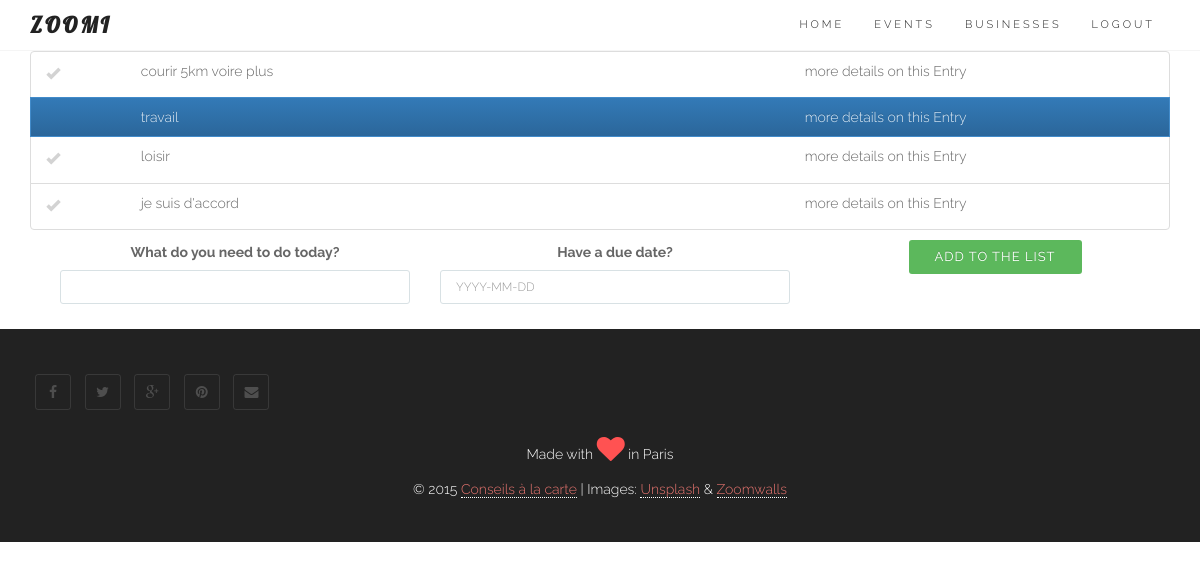
The page /bs/ (signed in) on the database as committed earlier.
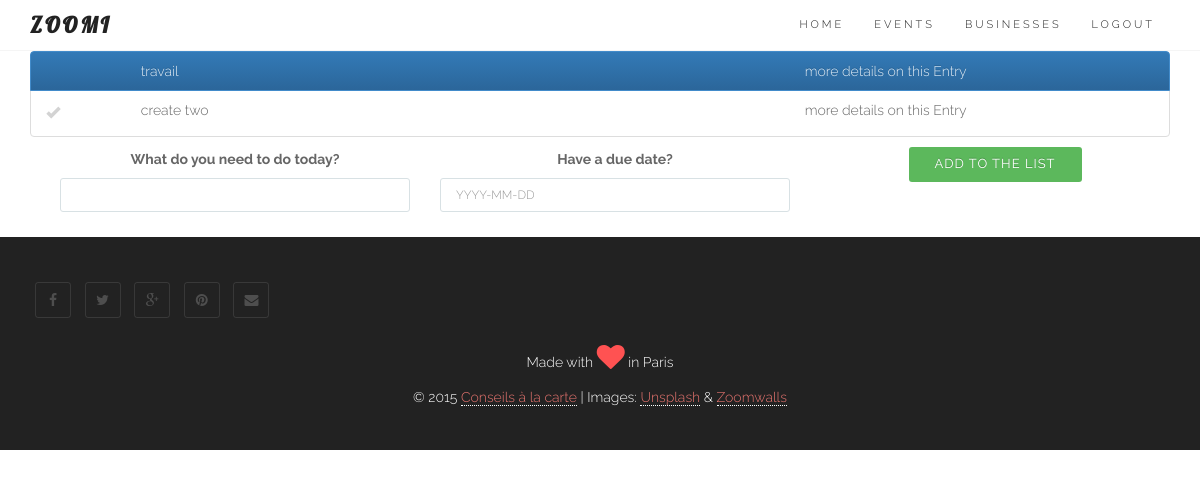
The same page on the database as committed later.
### core/models.py (models this page shows, shortened)
class Entry(models.Model):
	user = models.ForeignKey(User)
	name = models.CharField(max_length=50)
	data = models.CharField(max_length=200, blank=True)
	order = models.IntegerField(default=1000)
	duedate = models.DateField(null=True, blank=True)
	done = models.BooleanField(default=False) # 0 = to do / 1 = completed
	impediment = models.BooleanField(default=False) # 0 = No / 1 = Yes
	transfered = models.BooleanField(default=False) # 0 = No / 1 = Yes = no longer in your List
	assignees = models.ManyToManyField(User, related_name='assignees',blank=True)
	section = models.BooleanField(default=False) # 0 = No / 1 = Yes
	created_at = models.DateTimeField(auto_now_add=True)
	class Meta:
		ordering = ['order']
		verbose_name_plural = "entries"
	def __str__(self):
		return str(self.name)

### core/views.py (the view, shortened to what this page needs)
# urls.py: url(r'^bs/$', login_required(coreviews.EntryListAppendViewBS.as_view()), name='entrylistBS'), # Bootstrap test
class EntryListAppendViewBS(ListAppendView):
	model = coremodels.Entry
	template_name = 'entry/listBS.html'
	context_object_name = 'entry'
	def get_queryset(self):
		return coremodels.Entry.objects.filter(Q(user=self.request.user, transfered=0) | Q(assignees=self.request.user), done=False).order_by('order')

### core/models.py
class EntryCreateForm(ModelForm):
	class Meta:
		model = Entry
		fields = ['name','duedate'] # the form on the homepage
	def __init__(self, *args, **kwargs): # current_business, as parameter (cf Creeam)
		super(EntryCreateForm, self).__init__(*args, **kwargs)
		self.fields['name'].label = "What do you need to do today?"
		self.fields['duedate'].label = "Have a due date?"
		self.fields['duedate'].widget.attrs['placeholder'] = "YYYY-MM-DD"
		self.fields['name'].widget.attrs['autofocus'] = "on"

### core/models.py (called while the page is built)
	def get(self, request, *args, **kwargs):
		self.object_list = self.get_queryset()
		allow_empty = self.get_allow_empty()
		if not allow_empty and len(self.object_list) == 0:
			raise Http404(_(u"Empty list and '%(class_name)s.allow_empty' is False.")
							% {'class_name': self.__class__.__name__})
		self.object = None
		form_class = self.get_form_class()
		form = self.get_form(form_class)
		context = self.get_context_data(object_list=self.object_list, form=form)
		return self.render_to_response(context)

### templates/entry/listBS.html (shortened to what this page needs)
{% extends "base/theme.html" %}
{% load sitegate %}
{% load staticfiles %}
{% block content %}
<link rel="stylesheet" href="{% static "css/zoomi.css" %}">
<section id="services">
	<div class="container">
		<div class="row ">
			<div class="col-lg-12 text-center">
						<ul id="todo_list_BS">
						   	{% for objects in object_list %}
								<li class="list-group-item {% if objects.section == 1 %}active{% endif %}">
								  	<div class="row">
										<div class="col-xs-1">
								   			<span class="{% if objects.section == 0 %}glyphicon glyphicon-ok entrycheckmark{% endif %} {% if objects.done == 1 %}completed{% else %}todo{% endif %}" onclick="EntryComplete({{ objects.id }})"> </span>
								   		</div>
								   		<div class="col-xs-7 text-left">
								   			<p class="list-group-item-text">{{ objects }}</p>
								   		</div>
								   		<div class="col-xs-4">
								   			<p class="list-group-item-text">more details on this Entry</p>
									    </div>
									</div>
								</li>
							{% endfor %}
						</ul>
					<div data-role="footer" data-position="fixed">
		    			{% include 'entry/create.html' %}
					</div>
			</div>
		</div>
	</div>
</section>
{% endblock %}

Rows that differ between the two databases and show on the page:
no longer on this page (row edited): Entry: section False (drawn), name "courir 5km voire plus"
no longer on this page (row edited): Entry: section False (drawn), name "loisir"
no longer on this page (row edited): Entry: section False (drawn), name "je suis d'accord"
added Entry: section False (drawn), name "create two"
